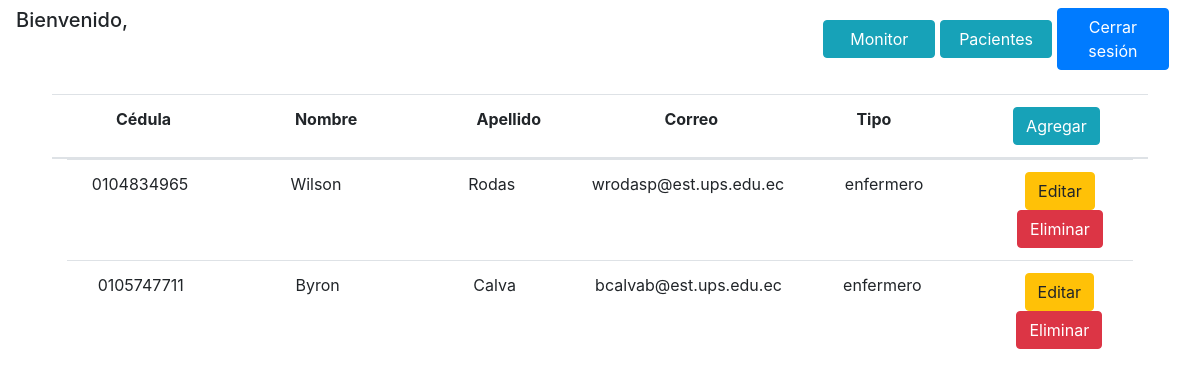
Page /administracion/usuarios (signed in) on the earlier database version.
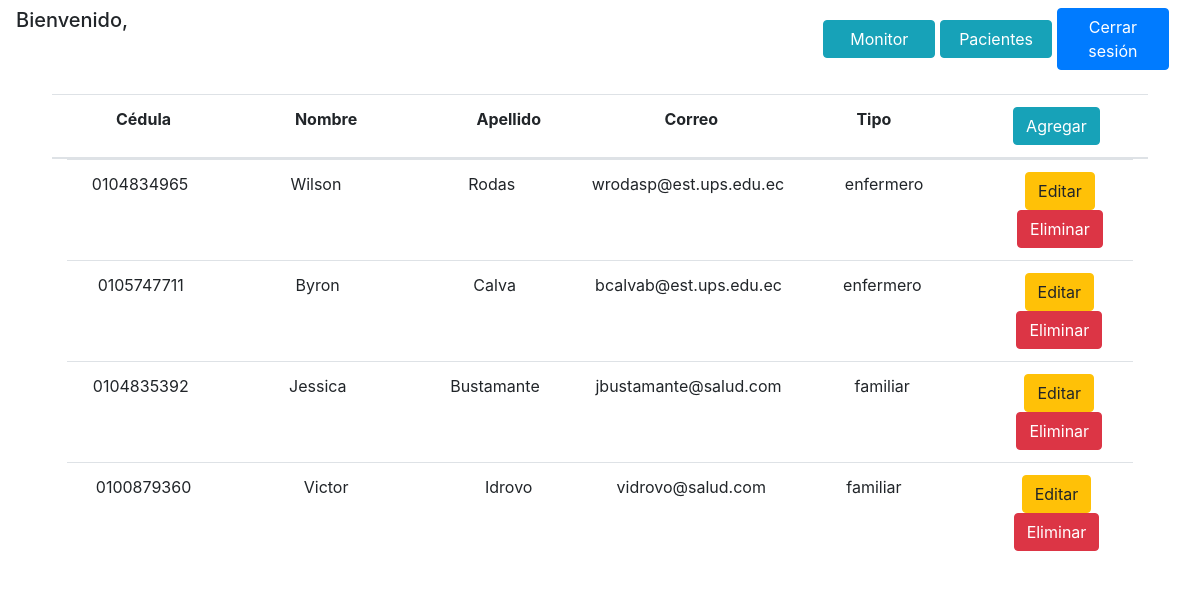
Same page on the later database version.
### monitor/models.py (models this page shows, shortened)
class Persona(models.Model):
    cedula = models.TextField(max_length=10)
    nombre = models.TextField(max_length=50)
    apellido = models.TextField(max_length=50)
    def __json__(self):
        return {
            'id': self.id,
            'cedula': self.cedula,
            'nombre': self.nombre,
            'apellido': self.apellido
        }

class Usuario(models.Model):
    correo = models.EmailField(max_length=255, unique=True, default='')
    telefono = models.TextField(max_length=15, unique=True, default='')
    clave = models.TextField(max_length=30)
    tipo = models.TextField(max_length=10, default='familiar')
    persona = models.OneToOneField(Persona, on_delete=models.CASCADE)
    def __json__(self):
        return {
            'id': self.id,
            'correo': self.correo,
            'telefono': self.telefono,
            'clave': self.clave,
            'tipo': self.tipo,
            'persona': self.persona.__json__()
        }

### monitor/views.py (the view)
# urls.py: path('administracion/usuarios', views.usuarios),
def usuarios(request):
    try:
        if request.session['usuario_autenticado'] is not None:
            html = loader.get_template('monitor/usuarios.html')
            resultado = Usuario.objects.select_related().all()
            usuarios = [usuario.__json__() for usuario in resultado]
            contexto = {
                'usuario_autenticado': request.session['usuario_autenticado'],
                'usuarios': usuarios
            }
            return HttpResponse(html.render(contexto, request))
        else:
            return redirect('/')
    except Exception:
        return redirect('/administracion')

### monitor/templates/monitor/usuarios.html (shortened to what this page needs)
<!DOCTYPE html>
<html lang="es">
     <head>
          {% load static %}
          {% load bootstrap4 %}
          {% bootstrap_css %}
          <link rel="stylesheet" type="text/css" href="{% static 'monitor/css/monitor.css' %}">
     </head>
     <body>
          <div class="mx-2">
               <div class="row my-2 mr-2">
                    <h5 class="col ml-2">
                         Bienvenido, {{usuario_autenticado.persona.nombre}} {{usuario_autenticado.persona.apellido}}
                    </h5>
                    <div class="col" align="right">
                         <a class="btn btn-info text-center"
                            href="/administracion"
                            style="width:20%" role="button">Monitor
                         </a>
                         <a class="btn btn-info text-center"
                            href="/administracion/pacientes"
                            style="width:20%" role="button">Pacientes
                         </a>
                         <a class="btn btn-primary text-center"
                            href="/logout"
                            style="width:20%" role="button">Cerrar sesión
                         </a>
                    </div>
               </div>
               <table class="table vertical-scroll mx-auto mt-4" style="width: 90%">
                    <thead class="mx-auto">
                         <tr class="row justify-content-center text-center">
                              <th class="col">Cédula</th>
                              <th class="col">Nombre</th>
                              <th class="col">Apellido</th>
                              <th class="col">Correo</th>
                              <th class="col">Tipo</th>
                              <th class="col">
                                   <a class="btn btn-info text-center"
                                      href="/administracion/usuarios/agregar"
                                      role="button">Agregar
                                   </a>
                              </th>
                         </tr>
                    </thead>
                    <tbody class="mx-auto" style="height: 500px">
                         {% if usuarios %}
                              {% for usuario in usuarios %}
                                   <tr class="row justify-content-center text-center">
                                        <td class="col">{{usuario.persona.cedula}}</td>
                                        <td class="col">{{usuario.persona.nombre}}</td>
                                        <td class="col">{{usuario.persona.apellido}}</td>
                                        <td class="col">{{usuario.correo}}</td>
                                        <td class="col">{{usuario.tipo}}</td>
                                        <td class="col">
                                             {% if usuario.id == usuario_autenticado.id %}
                                                  <a class="btn btn-warning text-center"
                                                     href="/administracion/usuarios/editar/{{usuario.id}}"
                                                     role="button">Editar
                                                  </a>
                                             {% else %}
                                                  <a class="btn btn-warning text-center"
                                                     href="/administracion/usuarios/editar/{{usuario.id}}"
                                                     role="button">Editar
                                                  </a>
                                                  <a class="btn btn-danger text-center"
                                                     href="/administracion/usuarios/eliminar/{{usuario.id}}"
                                                     role="button">Eliminar
                                                  </a>
                                             {% endif %}
                                        </td>
                                   </tr>
                              {% endfor %}
                         {% endif %}
                    </tbody>
               </table>
     </body>
</html>

### monitor/static/monitor/css/monitor.css (style rules this page uses)
.vertical-scroll thead, tbody, tr { display: block; }
.vertical-scroll tbody { overflow: auto; width: 100%; }

Differences in the rows shown:
added Persona: persona.cedula "0104835392", persona.nombre "Jessica", persona.apellido "Bustamante"
added Usuario: correo "jbustamante@salud.com", tipo "familiar"
added Persona: persona.cedula "0100879360", persona.nombre "Victor", persona.apellido "Idrovo"
added Usuario: correo "vidrovo@salud.com", tipo "familiar"
Other differences:
new list line: "Editar Eliminar"
